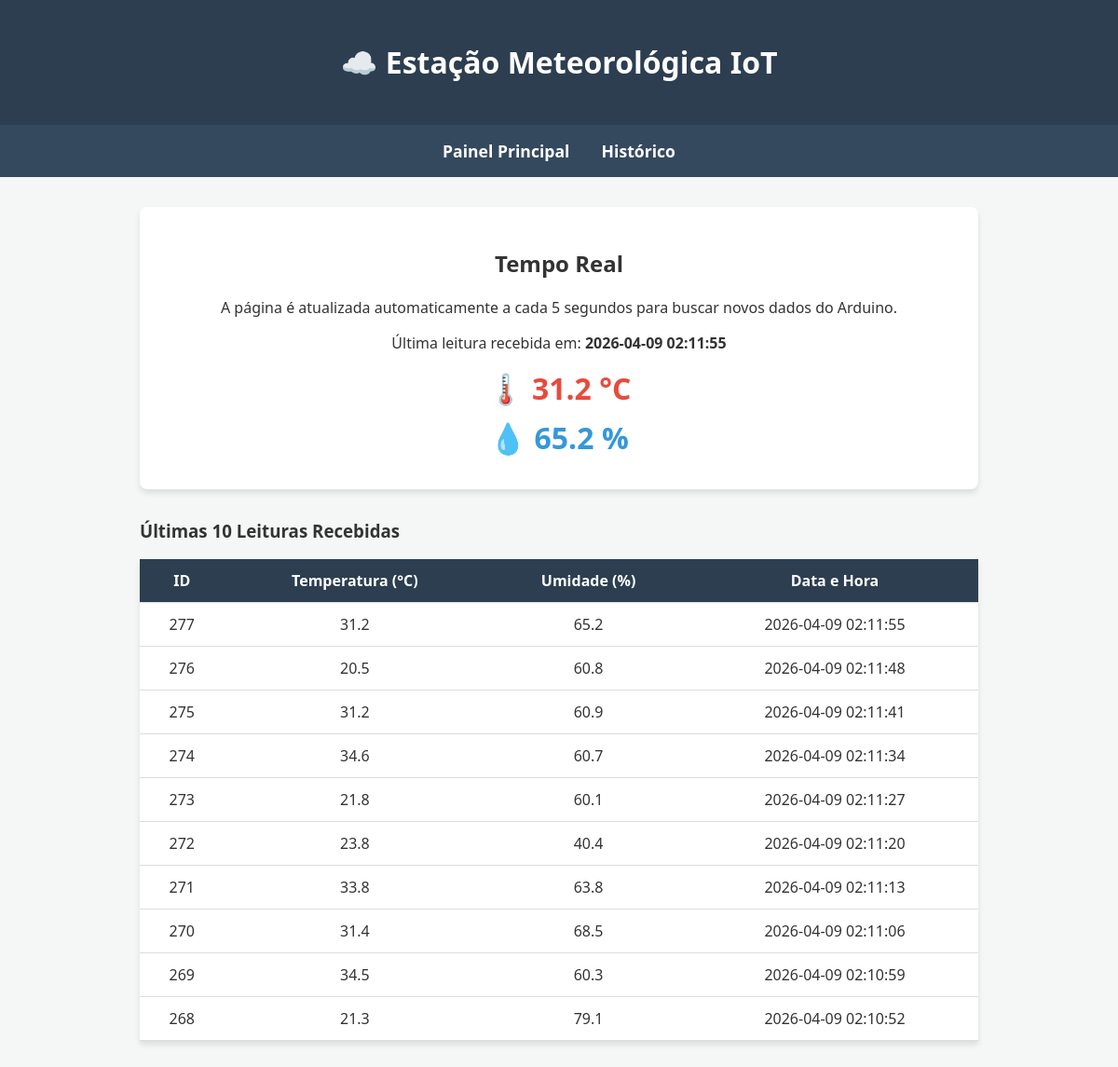
The page / on the database its author committed.
### tables this page shows
CREATE TABLE leituras (
    id          INTEGER PRIMARY KEY AUTOINCREMENT,
    temperatura REAL    NOT NULL,
    umidade     REAL    NOT NULL,
    pressao     REAL,               -- opcional
    localizacao TEXT DEFAULT 'Lab', -- opcional
    timestamp   DATETIME DEFAULT (datetime('now','localtime'))
);

### app.py (the view)
@app.route('/')
def index():
    leituras = db.obter_leituras(limite=10)
    return render_template('index.html', leituras=leituras)

### database.py (called while the page is built)
def get_db_connection():
    conn = sqlite3.connect(DATABASE, timeout=10)
    conn.execute('PRAGMA journal_mode=WAL')
    conn.execute('PRAGMA busy_timeout=5000')  # espera até 5s caso esteja ocupado
    conn.row_factory = sqlite3.Row
    return conn

def obter_leituras(limite=10):
    with get_db_connection() as conn:
        leituras = conn.execute(
            'SELECT * FROM leituras ORDER BY timestamp DESC LIMIT ?',
            (limite,)
        ).fetchall()
        return [dict(leitura) for leitura in leituras]

### templates/index.html (shortened to what this page needs)
{% extends 'base.html' %}
{% block content %}
<div class="card">
    <h2>Tempo Real</h2>
    <p>A página é atualizada automaticamente a cada 5 segundos para buscar novos dados do Arduino.</p>
    {% if leituras %}
        <p>Última leitura recebida em: <strong>{{ leituras[0].timestamp }}</strong></p>
        <div>
            <h3 class="destaque">🌡️ {{ leituras[0].temperatura }} °C</h3>
            <h3 class="destaque" style="color: #3498db;">💧 {{ leituras[0].umidade }} %</h3>
        </div>
    {% else %}
        <p>Aguardando dados dos sensores...</p>
    {% endif %}
</div>
<h3>Últimas 10 Leituras Recebidas</h3>
<table>
    <tr>
        <th>ID</th>
        <th>Temperatura (°C)</th>
        <th>Umidade (%)</th>
        <th>Data e Hora</th>
    </tr>
    {% for leitura in leituras %}
    <tr>
        <td>{{ leitura.id }}</td>
        <td>{{ leitura.temperatura }}</td>
        <td>{{ leitura.umidade }}</td>
        <td>{{ leitura.timestamp }}</td>
    </tr>
    {% endfor %}
</table>
{% endblock %}

### templates/base.html (shortened to what this page needs)
<!DOCTYPE html>
<html lang="pt-BR">
<head>
</head>
<body>
    <header>
        <h1>☁️ Estação Meteorológica IoT</h1>
    </header>
    <nav>
        <a href="/">Painel Principal</a>
        <a href="/historico">Histórico</a>
    </nav>
    <div class="container">
        {% block content %}{% endblock %}
    </div>
</body>
</html>

### templates/base.html (style rules this page uses)
body { font-family: 'Segoe UI', Tahoma, Geneva, Verdana, sans-serif; background-color: #f4f7f6; margin: 0; padding: 0; color: #333; }
header { background-color: #2c3e50; color: #ffffff; padding: 1.5rem; text-align: center; }
nav { background-color: #34495e; padding: 1rem; text-align: center; }
nav a { color: #ffffff; text-decoration: none; margin: 0 15px; font-weight: bold; font-size: 1.1rem; }
.container { max-width: 900px; margin: 2rem auto; padding: 0 1rem; }
.card { background: #ffffff; padding: 1.5rem; border-radius: 8px; box-shadow: 0 4px 6px rgba(0,0,0,0.1); text-align: center; margin-bottom: 2rem; }
.destaque { font-size: 2rem; color: #e74c3c; margin: 10px 0; }
table { width: 100%; border-collapse: collapse; background: #fff; box-shadow: 0 4px 6px rgba(0,0,0,0.1); }
th, td { padding: 12px; border-bottom: 1px solid #ddd; text-align: center; }
th { background-color: #2c3e50; color: white; }

### rows shown on the page
leituras: timestamp "2026-04-09 02:11:55", temperatura "31.2", umidade "65.2", id "277"
leituras: id "276", temperatura "20.5", umidade "60.8", timestamp "2026-04-09 02:11:48"
leituras: id "275", temperatura "31.2", umidade "60.9", timestamp "2026-04-09 02:11:41"
leituras: id "274", temperatura "34.6", umidade "60.7", timestamp "2026-04-09 02:11:34"
leituras: id "273", temperatura "21.8", umidade "60.1", timestamp "2026-04-09 02:11:27"
leituras: id "272", temperatura "23.8", umidade "40.4", timestamp "2026-04-09 02:11:20"
leituras: id "271", temperatura "33.8", umidade "63.8", timestamp "2026-04-09 02:11:13"
leituras: id "270", temperatura "31.4", umidade "68.5", timestamp "2026-04-09 02:11:06"
leituras: id "269", temperatura "34.5", umidade "60.3", timestamp "2026-04-09 02:10:59"
leituras: id "268", temperatura "21.3", umidade "79.1", timestamp "2026-04-09 02:10:52"
